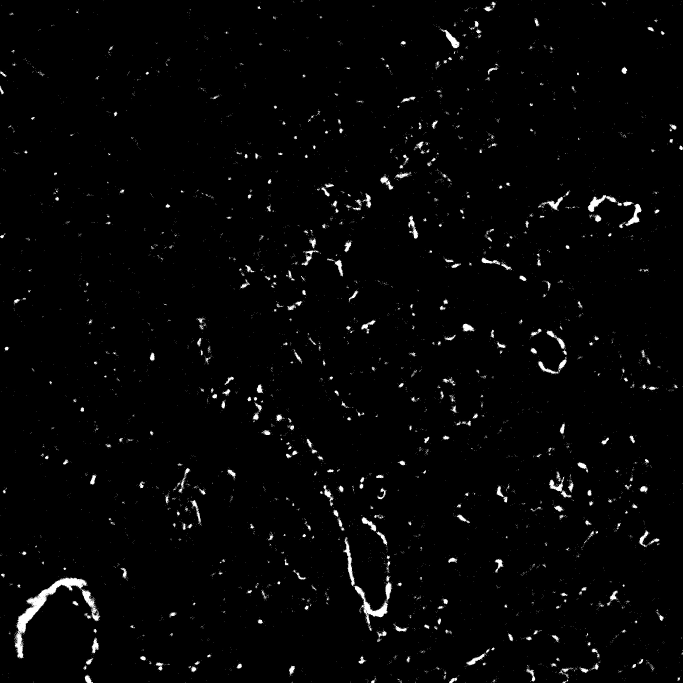
#> input picture Idiopathic Pulmonary Fibrosis Project/MASK_Sk658 Llobe ch010065.jpg, 2048 x 2048 px, found by its file name (shown at 1/3 size)
$ jupyter execute --allow-errors 'Idiopathic Pulmonary Fibrosis Project Jupyter Notebook.ipynb'
#> lines starting #> are read from the running program, lines starting #| are printed output that depends on the picture; after the words box and inside, x2 and y2 are one past the last pixel; in counts of white or black regions, pixels touching at a corner belong together
## Module 2:

## Team Members:
Annie Hartzler & Kevin Jiang

## Project Title:
Tracking Fibrosis Progression Across Lung Depths

## Project Goal:
This project seeks to measure how fibrosis changes as you go deeper into the lung and to develop a computational approach that uses interpolation to predict the amount of fibrosis at specific biopsy depths.

## Question:
* How does the extent of fibrosis vary throughout the depth of a fibrotic lung?
* And, using interpolation, can you predict the amount of fibrosis at a specific depth into the lung?

## Disease Background:
* Prevalence & incidence
    * Idiopathic pulmonary fibrosis (IPF) is a long-term lung disease that is rare but very serious. Around 3 million people worldwide live with IPF, and in the US, it affects about 13–20 people out of every 100,000. It’s usually diagnosed later in life (most often in people over 50) and tends to occur more often in men than in women. Because the disease gets worse over time and there is no cure, the average life expectancy after diagnosis is only three to five years.

* Risk factors (genetic, lifestyle)
    * A mix of lifestyle and genetic factors can increase the risk of IPF. Smoking is a major contributor, as well as long-term exposure to things like wood dust, metal dust, silica, or farm chemicals. More recently, vaping has raised concern because it exposes the lungs to irritating chemicals that may cause chronic damage and scarring. Genetics also play a role because changes in certain genes, such as TERT, TERC, and MUC5B, can make someone more likely to develop fibrosis. A family history of the disease can further raise risk.

* Symptoms
    * The disease often starts gradually, with shortness of breath during activity and a persistent dry cough. As scarring builds up in the lungs, people may feel more tired, lose weight, or notice a tightness in their chest. In later stages, low oxygen levels can cause “clubbing,” where the fingertips become rounded or enlarged. These symptoms slowly worsen as the lungs become less able to deliver oxygen to the rest of the body.

* Standard of care treatment(s)
    * There isn’t a cure for IPF, but treatments can slow it down and help manage symptoms. Two medications, pirfenidone (Esbriet) and nintedanib (Ofev), can reduce the rate of scarring and help preserve lung function. Patients often use supplemental oxygen to breathe more comfortably and may benefit from pulmonary rehab programs that improve stamina and quality of life. In severe cases, a lung transplant may be the only option, though it depends on eligibility and donor availability.

* Biological mechanisms (anatomy, organ physiology, cell & molecular physiology)
    * IPF happens because the lung’s normal healing process goes off track. Usually, when cells in the alveoli (the tiny air sacs where gas exchange happens) are injured, fibroblasts come in to repair the tissue and then die off once healing is complete. In IPF, these fibroblasts don’t die like they should. Instead, they turn into myofibroblasts, which keep producing collagen and other proteins. Over time, this builds up as stiff scar tissue in the lung’s interstitial layer. The scarring makes the lungs less elastic, disrupts oxygen transfer, and gradually leads to breathing problems and respiratory failure.

## Data-Set:
The dataset for this project includes six cross-sectional images of lung tissue taken at different depths within a fibrotic lung. Each image represents a specific layer of tissue, with depths ranging from 45 to 10000 microns (µm). The filenames and depth information were provided in the reference file “Filenames and Depths for Students”. These images are MASK files where white regions indicate fibrotic (scarred) tissue and black regions represent healthy areas.
The images were likely created through histological imaging, where thin sections of lung tissue were stained and photographed under a microscope to capture differences in tissue structure. The measurements are in microns, providing a fine level of detail across different tissue depths.
Each image in the dataset provides two key pieces of information, including the depth of the sample and the proportion of white pixels, which reflects the amount of fibrosis at that depth. Together, these data points help show how fibrosis changes throughout the lung and make it possible to estimate fibrosis at depths that weren’t directly measured.

## Code Description:
The purpose of this code is to analyze lung tissue images and measure how fibrosis changes with depth. It works by processing a series of pre-labeled MASK images, where white areas represent fibrotic tissue and black areas represent healthy regions. The code counts the number of white and black pixels in each image, calculates the percentage of fibrosis, and saves these results, along with the corresponding depths, to a CSV file.

## Data Analyis:

[cell 1]
'''Module 2: count black and white pixels in a .jpg and extrapolate points'''

from termcolor import colored
import cv2
import numpy as np
import matplotlib.pyplot as plt
from scipy.interpolate import interp1d
import pandas as pd

# Load the images you want to analyze

filenames = [
   "MASK_SK658 Llobe ch010065.jpg",
   "MASK_SK658 Llobe ch010023.jpg",
   "MASK_SK658 Llobe ch010171.jpg",
   "MASK_SK658 Slobe ch010103.jpg",
   "MASK_SK658 Slobe ch010142.jpg",
   "MASK_SK658 Slobe ch010157.jpg",
            ]
# Enter the depth of each image (in the same order that the images are listed above; you can find these in the .csv file provided to you which is tilted: "Filenames and Depths for Students")

depths = [
    3900,
    100,
    810,
    9600,
    7100,
    750
    ]

# Make the lists that will be used

images = []
white_counts = []
black_counts = []
white_percents = []

# Build the list of all the images you are analyzing

for filename in filenames:
    img = cv2.imread(filename, 0)
#> img is the input picture: shape (2048, 2048); min 0, max 255, mean 5.2
    images.append(img)

# For each image (until the end of the list of images), calculate the number of black and white pixels and make a list that contains this information for each filename.

for x in range(len(filenames)):
    _, binary = cv2.threshold(images[x], 127, 255, cv2.THRESH_BINARY)

    white = np.sum(binary == 255)
    black = np.sum(binary == 0)

    white_counts.append(white)
    black_counts.append(black)
#> this loop made 6 passes
#> pass 1, `_, binary = cv2.threshold(images[x], 127, 255, cv2.THRESH_BINARY)`:
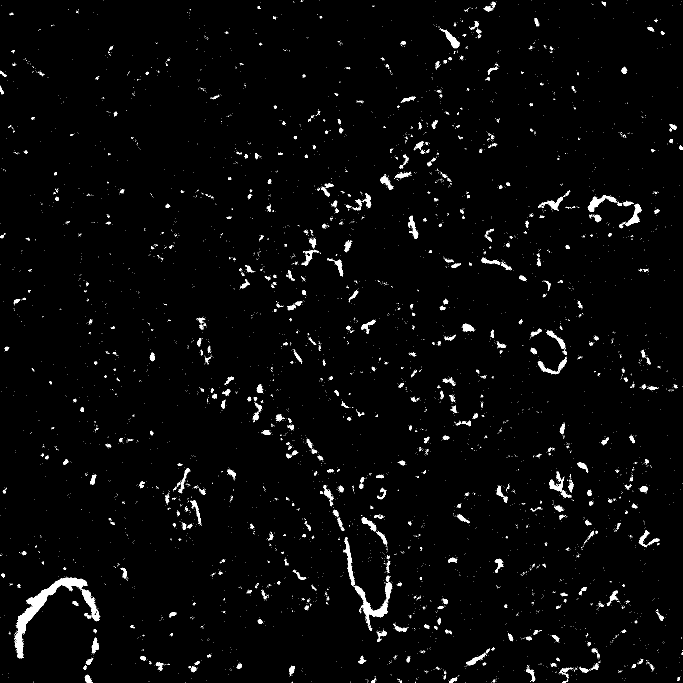
#> binary: shape (2048, 2048) (shown at 1/3 size); 2% white; 6833 white regions (6311 under 20 px), largest, box (x1, y1, x2, y2) and area: (43, 1730, 261, 1975) 7973, (1061, 1757, 1164, 1875) 2609, (246, 1767, 300, 1863) 1581
#> pass 3, `_, binary = cv2.threshold(images[x], 127, 255, cv2.THRESH_BINARY)`:
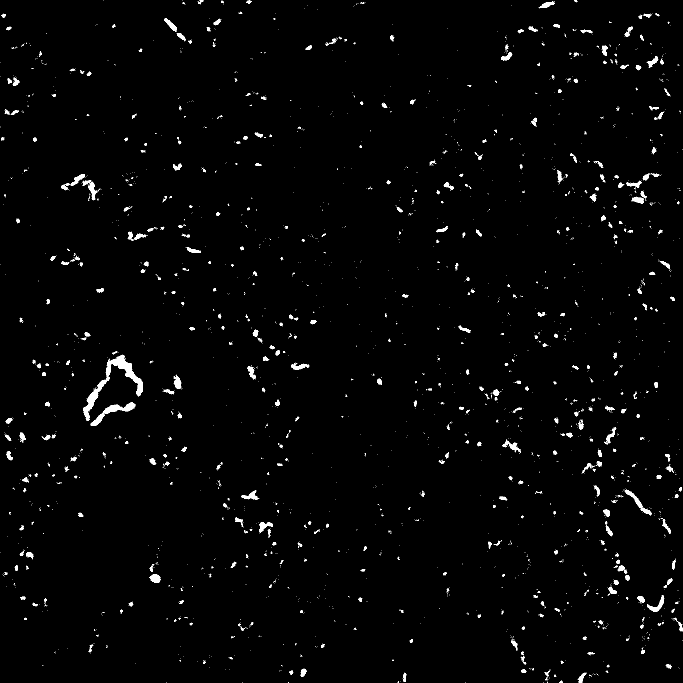
#> binary: shape (2048, 2048) (shown at 1/3 size); 1.4% white; 3713 white regions (3267 under 20 px), largest, box (x1, y1, x2, y2) and area: (331, 1064, 429, 1189) 2954, (249, 1081, 333, 1263) 2559, (272, 1207, 406, 1277) 2068

# Print the number of white and black pixels in each image.

print(colored("Counts of pixel by color in each image", "yellow"))
for x in range(len(filenames)):
    print(colored(f"White pixels in image {x}: {white_counts[x]}", "white"))
    print(colored(f"Black pixels in image {x}: {black_counts[x]}", "black"))
    print()

# Calculate the percentage of pixels in each image that are white and make a list that contains these percentages for each filenamae

for x in range(len(filenames)):
    white_percent = (100 * (white_counts[x] / (black_counts[x] + white_counts[x])))
    white_percents.append(white_percent)

# Print the filename (on one line in red font), and below that line print the percent white pixels and depth

print(colored("Percent white px:", "yellow"))
for x in range(len(filenames)):
    print(colored(f'{filenames[x]}:',"red"))
    print(f'{white_percents[x]}% White | Depth: {depths[x]} microns')
    print()

'''Write your data to a .csv file'''

# Create a DataFrame that includes the filenames, depths, and percentage of white pixels
df = pd.DataFrame({
    'Filenames': filenames,
    'Depths': depths,
    'White percents': white_percents
})

# Write that DataFrame to a .csv file

df.to_csv('Percent_White_Pixels.csv', index=False)

print("CSV file 'Percent_White_Pixels.csv' has been created.")

'''the .csv writing subroutine ends here'''

# Interpolate a point: given a depth, find the corresponding white pixel percentage

interpolate_depth = float(input(colored("Enter the depth at which you want to interpolate a point: ", "yellow")))
#> the answer given: 3

x = depths
y = white_percents

i = interp1d(x, y, kind='quadratic')  # You can also use 'quadratic', 'cubic', etc.
#> (the rest of this cell did not finish here and is left out)
